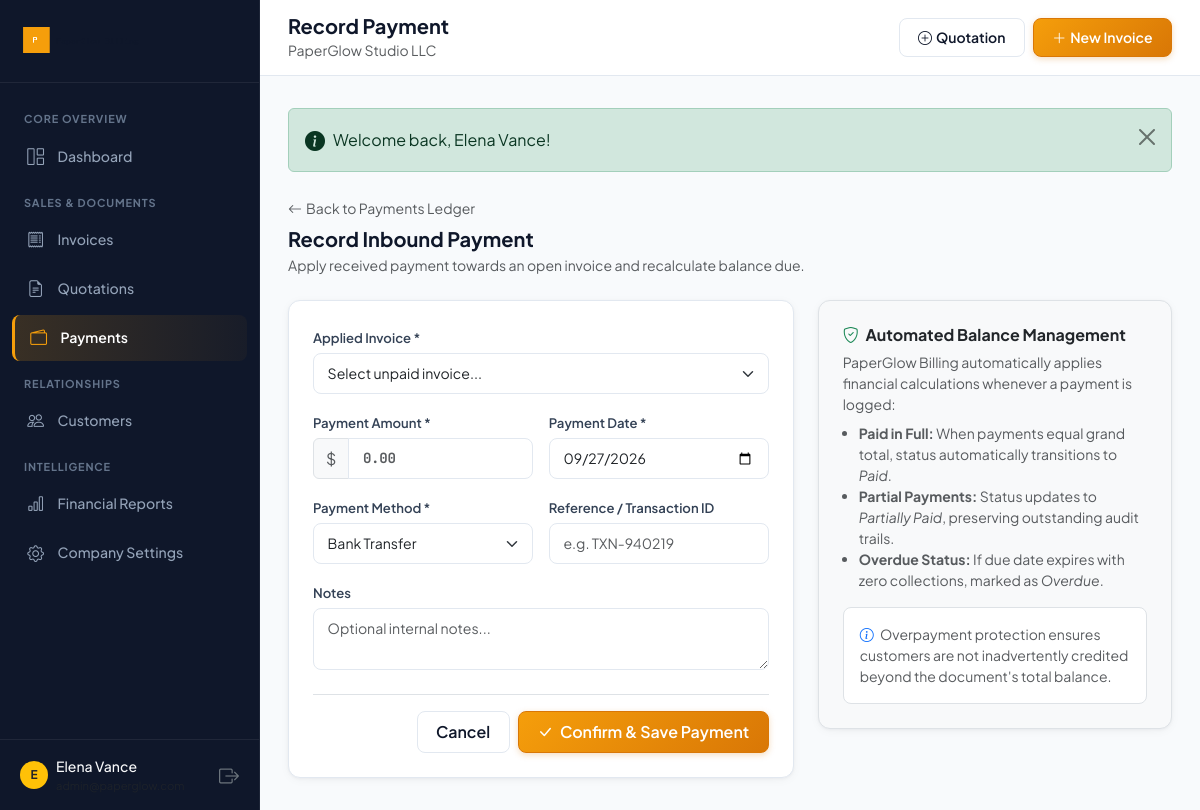
Page /payments/create.php (signed in) on the committed database.
### tables this page shows
CREATE TABLE `company_settings` (
  `id` INT UNSIGNED AUTO_INCREMENT PRIMARY KEY,
  `user_id` INT UNSIGNED NOT NULL,
  `company_name` VARCHAR(150) NOT NULL,
  `logo` VARCHAR(255) NULL,
  `address` TEXT NULL,
  `phone` VARCHAR(50) NULL,
  `email` VARCHAR(150) NULL,
  `website` VARCHAR(150) NULL,
  `tax_number` VARCHAR(50) NULL,
  `currency` VARCHAR(10) NOT NULL DEFAULT 'KES',
  `bank_name` VARCHAR(100) NULL,
  `bank_account_name` VARCHAR(150) NULL,
  `bank_account_number` VARCHAR(50) NULL,
  `bank_routing` VARCHAR(50) NULL,
  `bank_swift` VARCHAR(50) NULL,
  `mobile_money_name` VARCHAR(100) NULL,
  `mobile_money_number` VARCHAR(50) NULL,
  `default_invoice_terms` TEXT NULL,
  `default_quotation_terms` TEXT NULL,
  `created_at` TIMESTAMP NOT NULL DEFAULT CURRENT_TIMESTAMP,
  `updated_at` TIMESTAMP NOT NULL DEFAULT CURRENT_TIMESTAMP ON UPDATE CURRENT_TIMESTAMP,
  UNIQUE KEY `idx_company_user` (`user_id`),
  CONSTRAINT `fk_company_user` FOREIGN KEY (`user_id`) REFERENCES `users` (`id`) ON DELETE CASCADE
);

### includes/functions.php (called while the page is built, shortened)
<?php
function e(?string $string): string
{
    return htmlspecialchars((string)($string ?? ''), ENT_QUOTES, 'UTF-8');
}
function getCurrencySymbol(string $currency = 'KES'): string
{
    $symbols = [
        'KES' => 'KSh ',
        'USD' => '$',
        'EUR' => '€',
        'GBP' => '£',
        'CAD' => 'CA$',
        'AUD' => 'A$',
        'NGN' => '₦',
        'GHS' => 'GH₵',
        'ZAR' => 'R ',
        'INR' => '₹',
        'JPY' => '¥',
    ];
    return $symbols[$currency] ?? ($currency . ' ');
}
function getCompanySettings(PDO $pdo, int $userId): array
{
    $stmt = $pdo->prepare("SELECT * FROM company_settings WHERE user_id = ? LIMIT 1");
    $stmt->execute([$userId]);
    $settings = $stmt->fetch();
    return $settings;
}

### includes/auth.php (called while the page is built, shortened)
<?php
require_once __DIR__ . '/functions.php';
function getCurrentUser(): ?array
{
    return $_SESSION['user'] ?? null;
}
function getCurrentUserId(): int
{
    $user = getCurrentUser();
    return $user ? (int)$user['id'] : 0;
}

### payments/create.php (the view, shortened to what this page needs)
<?php
require_once __DIR__ . '/../includes/auth.php';
$userId = getCurrentUserId();
$pdo = getDBConnection();
$preselectInvoiceId = (int)($_GET['invoice_id'] ?? 0);
$invStmt = $pdo->prepare("
    SELECT i.id, i.invoice_number, i.balance, i.grand_total, c.name as customer_name
    FROM invoices i
    JOIN customers c ON i.customer_id = c.id
    WHERE i.user_id = ? AND (i.balance > 0 OR i.id = ?)
    ORDER BY i.invoice_date DESC
");
$invStmt->execute([$userId, $preselectInvoiceId]);
$openInvoices = $invStmt->fetchAll();
$amount = '';
$paymentDate = date('Y-m-d');
$paymentMethod = 'Bank Transfer';
$referenceNumber = '';
$notes = '';
$pageTitle = 'Record Payment';
require_once __DIR__ . '/../includes/header.php';
?>
<div class="mb-4">
  <a href="/payments/index.php" class="text-decoration-none text-muted small d-inline-flex align-items-center gap-1 mb-2">
    <i class="bi bi-arrow-left"></i> Back to Payments Ledger
  </a>
  <h2 class="h5 fw-bold text-slate-900 mb-1">Record Inbound Payment</h2>
  <p class="text-muted small mb-0">Apply received payment towards an open invoice and recalculate balance due.</p>
</div>
<div class="row">
  <div class="col-lg-7">
    <div class="pg-card">
      <div class="pg-card-body p-4">
        <form method="POST" action="/payments/create.php">
          <div class="mb-3">
            <label class="form-label-pg" for="invoiceSelect">Applied Invoice *</label>
            <select name="invoice_id" id="invoiceSelect" class="form-select form-select-pg" required>
              <option value="">Select unpaid invoice...</option>
            </select>
          </div>
          <div class="row g-3 mb-3">
            <div class="col-sm-6">
              <label class="form-label-pg" for="payAmount">Payment Amount *</label>
              <div class="input-group">
                <span class="input-group-text bg-light text-muted font-semibold"><?= e(getCurrencySymbol($currency)) ?></span>
                <input type="number" class="form-control form-control-pg mono-num fw-bold" id="payAmount" name="amount" value="<?= e((string)$amount) ?>" step="0.01" min="0.01" placeholder="0.00" required>
              </div>
            </div>
            <div class="col-sm-6">
              <label class="form-label-pg" for="payment_date">Payment Date *</label>
              <input type="date" class="form-control form-control-pg" id="payment_date" name="payment_date" value="<?= e($paymentDate) ?>" required>
            </div>
          </div>
          <div class="row g-3 mb-3">
            <div class="col-sm-6">
              <label class="form-label-pg" for="payment_method">Payment Method *</label>
              <select name="payment_method" id="payment_method" class="form-select form-select-pg" required>
                <?php foreach (['Bank Transfer', 'Card', 'Mobile Money', 'Cash', 'Other'] as $meth): ?>
                  <option value="<?= $meth ?>" <?= $paymentMethod === $meth ? 'selected' : '' ?>><?= $meth ?></option>
                <?php endforeach; ?>
              </select>
            </div>
            <div class="col-sm-6">
              <label class="form-label-pg" for="reference_number">Reference / Transaction ID</label>
              <input type="text" class="form-control form-control-pg" id="reference_number" name="reference_number" value="<?= e($referenceNumber) ?>" placeholder="e.g. TXN-940219">
            </div>
          </div>
          <div class="mb-4">
            <label class="form-label-pg" for="notes">Notes</label>
            <textarea class="form-control form-control-pg" id="notes" name="notes" rows="2" placeholder="Optional internal notes..."><?= e($notes) ?></textarea>
          </div>
          <div class="d-flex align-items-center justify-content-end gap-2 pt-3 border-top">
            <a href="/payments/index.php" class="btn btn-pg-secondary">Cancel</a>
            <button type="submit" class="btn btn-pg-primary">
              <i class="bi bi-check-lg me-1"></i> Confirm & Save Payment
            </button>
          </div>
        </form>
      </div>
    </div>
  </div>
  <div class="col-lg-5">
    <div class="pg-card bg-light border p-4">
      <h6 class="fw-bold text-dark mb-2"><i class="bi bi-shield-check me-1 text-success"></i> Automated Balance Management</h6>
      <p class="small text-muted mb-2">PaperGlow Billing automatically applies financial calculations whenever a payment is logged:</p>
      <ul class="small text-muted ps-3 mb-3">
        <li><strong>Paid in Full:</strong> When payments equal grand total, status automatically transitions to <em>Paid</em>.</li>
        <li><strong>Partial Payments:</strong> Status updates to <em>Partially Paid</em>, preserving outstanding audit trails.</li>
        <li><strong>Overdue Status:</strong> If due date expires with zero collections, marked as <em>Overdue</em>.</li>
      </ul>
      <div class="p-3 bg-white rounded-3 border small text-muted">
        <i class="bi bi-info-circle text-primary me-1"></i> Overpayment protection ensures customers are not inadvertently credited beyond the document's total balance.
      </div>
    </div>
  </div>
</div>
<?php require_once __DIR__ . '/../includes/footer.php'; ?>

### includes/sidebar.php (shortened to what this page needs)
<?php
$currentUri = $_SERVER['REQUEST_URI'] ?? '';
function isNavActive(string $segment, string $currentUri): string {
    return str_contains($currentUri, $segment) ? 'active' : '';
}
?>
<aside class="pg-sidebar">
  <div class="pg-sidebar-header d-flex align-items-center justify-content-between">
    <a href="/dashboard/index.php" class="d-flex align-items-center text-decoration-none gap-2">
      <?php if (!empty($company['logo']) && file_exists(dirname(__DIR__) . '/' . ltrim($company['logo'], '/'))): ?>
        <img src="/<?= e($company['logo']) ?>" alt="<?= e($company['company_name'] ?? 'PaperGlow') ?>" style="max-height: 38px; max-width: 140px; object-fit: contain;">
      <?php else: ?>
        <div class="pg-brand-emblem">P</div>
        <div class="pg-brand-text">Paper<span>Glow</span></div>
      <?php endif; ?>
    </a>
  </div>
  <nav class="pg-sidebar-nav">
    <div class="pg-nav-label">Core Overview</div>
    <a href="/dashboard/index.php" class="pg-nav-item <?= isNavActive('/dashboard', $currentUri) ?>">
      <i class="bi bi-grid-1x2"></i>
      <span>Dashboard</span>
    </a>
    <div class="pg-nav-label">Sales & Documents</div>
    <a href="/invoices/index.php" class="pg-nav-item <?= isNavActive('/invoices', $currentUri) ?>">
      <i class="bi bi-receipt"></i>
      <span>Invoices</span>
    </a>
    <a href="/quotations/index.php" class="pg-nav-item <?= isNavActive('/quotations', $currentUri) ?>">
      <i class="bi bi-file-earmark-text"></i>
      <span>Quotations</span>
    </a>
    <a href="/payments/index.php" class="pg-nav-item <?= isNavActive('/payments', $currentUri) ?>">
      <i class="bi bi-wallet2"></i>
      <span>Payments</span>
    </a>
    <div class="pg-nav-label">Relationships</div>
    <a href="/customers/index.php" class="pg-nav-item <?= isNavActive('/customers', $currentUri) ?>">
      <i class="bi bi-people"></i>
      <span>Customers</span>
    </a>
    <div class="pg-nav-label">Intelligence</div>
    <a href="/reports/index.php" class="pg-nav-item <?= isNavActive('/reports', $currentUri) ?>">
      <i class="bi bi-bar-chart"></i>
      <span>Financial Reports</span>
    </a>
    <a href="/company/settings.php" class="pg-nav-item <?= isNavActive('/company', $currentUri) ?>">
      <i class="bi bi-gear"></i>
      <span>Company Settings</span>
    </a>
  </nav>
  <div class="pg-sidebar-footer">
    <div class="d-flex align-items-center justify-content-between text-muted small">
      <div class="d-flex align-items-center gap-2">
        <div class="rounded-circle bg-warning text-dark fw-bold d-flex align-items-center justify-content-center" style="width: 28px; height: 28px; font-size: 0.75rem;">
          <?= strtoupper(substr($currentUser['name'] ?? 'U', 0, 1)) ?>
        </div>
        <div class="text-truncate" style="max-width: 130px;">
          <div class="text-light fw-medium text-truncate"><?= e($currentUser['name'] ?? 'User') ?></div>
          <div class="text-slate-400" style="font-size: 0.7rem;"><?= e($currentUser['email'] ?? '') ?></div>
        </div>
      </div>
      <a href="/auth/logout.php" class="text-secondary hover-white" title="Sign Out">
        <i class="bi bi-box-arrow-right fs-5"></i>
      </a>
    </div>
  </div>
</aside>

### includes/navbar.php (shortened to what this page needs)
<header class="pg-topbar">
  <div class="d-flex align-items-center gap-3">
    <div>
      <h1 class="h5 mb-0 fw-bold text-slate-900"><?= e($pageTitle ?? 'Overview') ?></h1>
      <span class="text-muted small"><?= e($company['company_name'] ?? 'PaperGlow Billing') ?></span>
    </div>
  </div>
  <div class="d-flex align-items-center gap-2">
    <a href="/quotations/create.php" class="btn btn-pg-secondary btn-sm d-none d-sm-inline-flex align-items-center gap-1">
      <i class="bi bi-plus-circle"></i>
      <span>Quotation</span>
    </a>
    <a href="/invoices/create.php" class="btn btn-pg-primary btn-sm d-inline-flex align-items-center gap-1">
      <i class="bi bi-plus-lg"></i>
      <span>New Invoice</span>
    </a>
  </div>
</header>

### assets/css/paperglow.css (style rules this page uses)
:root { --pg-ink: #0f172a; --pg-ink-light: #475569; --pg-ink-muted: #94a3b8; --pg-paper-bg: #f8fafc; --pg-paper-card: #ffffff; --pg-paper-border: #e2e8f0; --pg-amber-500: #f59e0b; --pg-amber-600: #d97706; --pg-amber-700: #b45309; --pg-amber-soft: rgba(245, 158, 11, 0.12); --pg-amber-glow: 0 0 20px rgba(245, 158, 11, 0.28); --pg-sidebar-bg: #0f172a; --pg-sidebar-hover: #1e293b; --pg-sidebar-active: #283548; --pg-radius-sm: 8px; --pg-radius-md: 12px; --pg-radius-lg: 16px; --pg-shadow-card: 0 2px 12px -2px rgba(15, 23, 42, 0.06), 0 1px 3px rgba(15, 23, 42, 0.04); --pg-shadow-hover: 0 10px 25px -4px rgba(15, 23, 42, 0.08), 0 4px 6px -2px rgba(15, 23, 42, 0.03); }
body { font-family: 'Plus Jakarta Sans', system-ui, -apple-system, sans-serif; background-color: var(--pg-paper-bg); color: var(--pg-ink); min-height: 100vh; }
.mono-num { font-family: 'JetBrains Mono', monospace; font-variant-numeric: tabular-nums; letter-spacing: -0.02em; }
.pg-sidebar { width: 260px; background-color: var(--pg-sidebar-bg); color: #e2e8f0; flex-shrink: 0; display: flex; flex-direction: column; transition: all 0.25s ease-in-out; border-right: 1px solid rgba(255, 255, 255, 0.06); z-index: 1030; }
.pg-sidebar-header { padding: 1.5rem 1.25rem; border-bottom: 1px solid rgba(255, 255, 255, 0.07); }
.pg-sidebar-nav { padding: 1rem 0.75rem; flex-grow: 1; }
.pg-nav-label { font-size: 0.68rem; font-weight: 700; letter-spacing: 0.08em; text-transform: uppercase; color: #64748b; padding: 0.75rem 0.75rem 0.35rem; }
.pg-nav-item { display: flex; align-items: center; gap: 0.75rem; padding: 0.65rem 0.85rem; border-radius: var(--pg-radius-sm); color: #94a3b8; text-decoration: none; font-weight: 500; font-size: 0.88rem; transition: all 0.15s ease; margin-bottom: 0.2rem; }
.pg-nav-item.active { background: linear-gradient(90deg, rgba(245, 158, 11, 0.18) 0%, rgba(245, 158, 11, 0.04) 100%); color: #ffffff; font-weight: 600; border-left: 3px solid var(--pg-amber-500); }
.pg-nav-item i { font-size: 1.05rem; width: 20px; text-align: center; }
.pg-nav-item.active i { color: var(--pg-amber-500); }
.pg-sidebar-footer { padding: 1rem 1.25rem; border-top: 1px solid rgba(255, 255, 255, 0.07); }
.pg-topbar { background: #ffffff; border-bottom: 1px solid var(--pg-paper-border); padding: 0.85rem 1.75rem; display: flex; align-items: center; justify-content: space-between; position: sticky; top: 0; z-index: 1020; }
.pg-card { background: var(--pg-paper-card); border: 1px solid var(--pg-paper-border); border-radius: var(--pg-radius-md); box-shadow: var(--pg-shadow-card); transition: box-shadow 0.2s ease, transform 0.2s ease; }
.pg-card-body { padding: 1.5rem; }
.btn-pg-primary { background: linear-gradient(135deg, #f59e0b 0%, #d97706 100%); border: 1px solid #d97706; color: #ffffff; font-weight: 600; border-radius: var(--pg-radius-sm); padding: 0.5rem 1.15rem; box-shadow: 0 2px 6px rgba(217, 119, 6, 0.25); transition: all 0.2s ease; }
.btn-pg-secondary { background: #ffffff; border: 1px solid var(--pg-paper-border); color: var(--pg-ink); font-weight: 600; border-radius: var(--pg-radius-sm); padding: 0.5rem 1.15rem; transition: all 0.15s ease; }
.form-control-pg, .form-select-pg { border: 1px solid var(--pg-paper-border); border-radius: var(--pg-radius-sm); padding: 0.55rem 0.85rem; font-size: 0.88rem; background-color: #ffffff; transition: border-color 0.15s ease, box-shadow 0.15s ease; }
.form-label-pg { font-size: 0.82rem; font-weight: 600; color: #334155; margin-bottom: 0.35rem; }

### rows in the picture
company_settings: logo (picture), company_name "PaperGlow Studio LLC"

### other values in the picture
substr($currentUser['name'] ?? 'U', 0, 1) "E"
$currentUser['name'] "Elena Vance"
$pageTitle "Record Payment"
$flash['message'] "Welcome back, Elena Vance!"
getCurrencySymbol($currency) "$"
form field payment_method "Bank Transfer"
